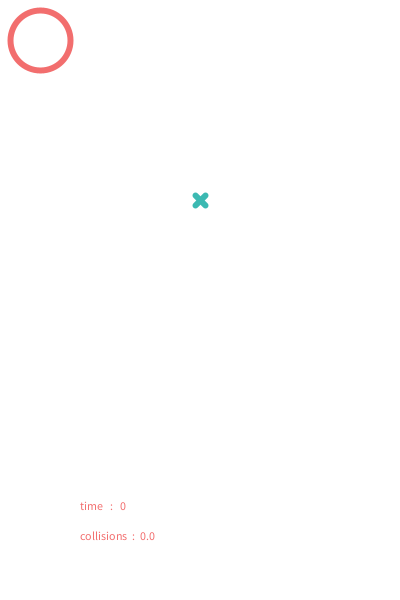
Frame 1 (no input)
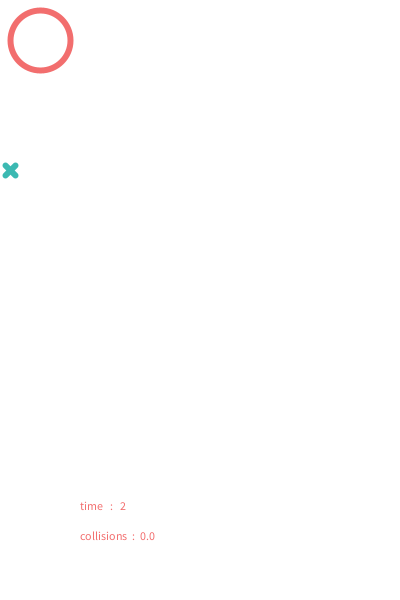
Frame 60 (the mouse pressed at the canvas centre just before this capture)
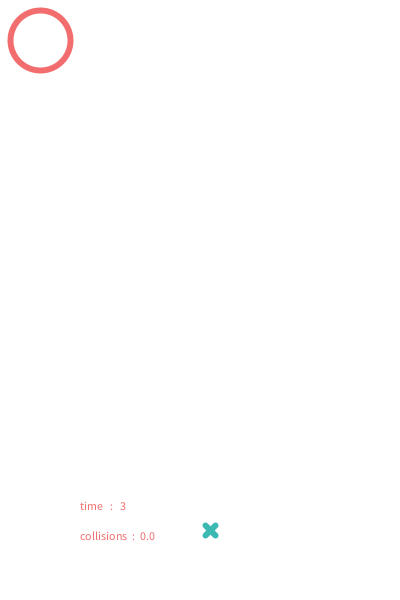
Frame 120 (the mouse held since frame 60 and released just before this capture)

The Processing sketch that drew these frames (run headless with seeded random() and noise(); from frame 60 on, the mouse is pressed at the canvas centre):

// Processing sketch: processing_74720
// ── processing_74720.pde

// Leyli Guliyeva
// Copyright 2012; 1130 class
// Assignment 7

// Click and drag the mouse to avoid collision


float gamestate, a, a2, aSpeed, b, b2, bSpeed, c, d, e, f, dis, cSpeed, dSpeed, diam, qDiam, ab, hits, distX, distY;

void setup () {
  size (400, 600);
  smooth ();
  rectMode (CENTER);
  ellipseMode (CENTER);
  a = 40;
  a2 = a;
  b = 40;
  b2 = b;
  aSpeed = 0;
  bSpeed = 0;
  diam = 60;
  c = 200;
  d = 200;
  e = 100;
  cSpeed = 10;
  dSpeed = -6;
  qDiam = 10;
  hits = 0;
  
}

void draw () {
  background (255);
  xMark ();
  circle ();
  bounce ();
  moveCircle ();
  collision ();
  displayText ();
  collisionDetection ();
}

void xMark () {
stroke (#3CB9B2);
strokeWeight (6);
line (c-5, d-5, c+5, d+5);
line (c-5, d+5, c+5, d-5);
fill (255);

} 

void circle () {
stroke(#F26E6E);
noFill ();
ellipse (a, b, diam, diam);
}


void bounce () {
  c += cSpeed;
  d += dSpeed;
  
  if (c < qDiam || c > width-qDiam) {
    cSpeed = -cSpeed;
  }
  
  if (d < qDiam || d > height-qDiam) {
    dSpeed = -dSpeed;
  }
}

 
void mouseDragged ()
{
 if (mouseX > pmouseX)
 {
   aSpeed = aSpeed + .25;
 }
 else if (mouseX < pmouseX)
{
  aSpeed = aSpeed - .25;
}
 if (mouseY > pmouseY)
 {
   bSpeed = bSpeed + .25;
 }
 else if (mouseY < pmouseY)
 {
   bSpeed = bSpeed - .25;
 }
 
   
}
 
void moveCircle ()
{
  a = a + aSpeed;
  if (a > width + e*.50)
  {
    a = -e*.50;
  }
  else if(a < -e*.50)
  {
    a = width + e*.50;
  }
  b = b + bSpeed;
  if (b > height + e*.50)
  {
    b = -e*.50;
  }
  else if (b < -e*.50)
  {
    b = height + e*.50;
  }
}

void collision () {
  dis = dist ( a, b, c, d);
  if (dis < 50)
  {
    background (#3CB9B2);
    hits++;
    a = random(0, width);
    b = random(0, height);
    cSpeed = random (5, 15);
    dSpeed = random (-9, -3);
  }
}

void displayText () {
  fill (#F26E6E);
  text ("time" + " " + " " + " " + ":" +  " " + " " + " " + millis ( )/1000, width/5, height*.85);

}

 void collisionDetection ()
  {
  fill (#F26E6E);
  text ("collisions" + " " + " : " + " " + hits, width/5, height*.9 );
  
  if (a > width + e*.50 || a < -e*.50 || b > height + e*.50 || b < -e*.50)    
  {
   ;
  }
}

  
